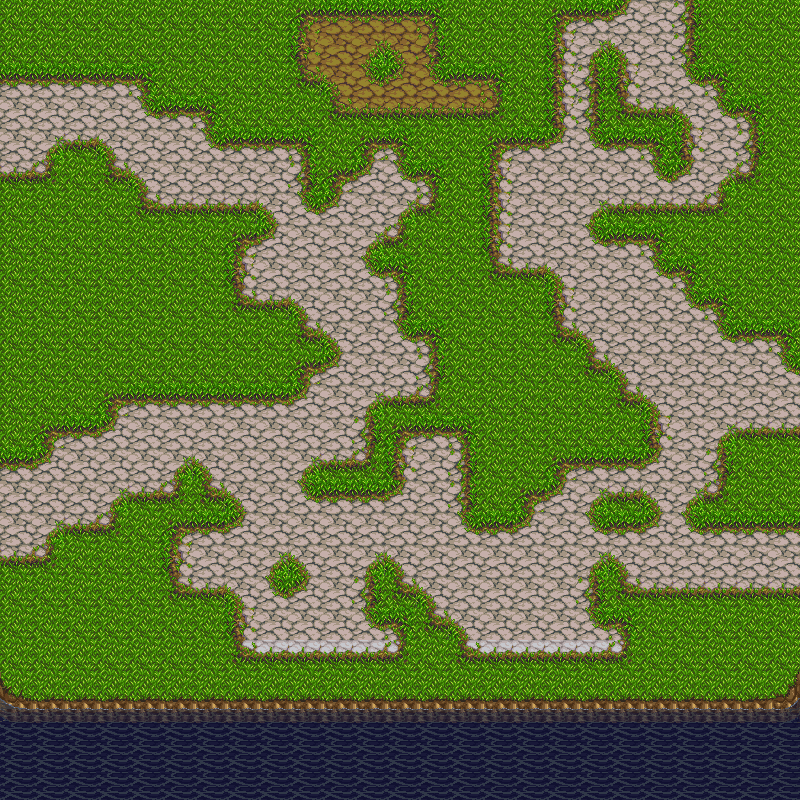

Below is a game level as drawn by its tile map, then a one-line description and the .tmx that defines it (tile-layer data replaced by summaries):
An orthogonal 25x25 tile map with 32x32 px tiles, 2 tile layers (Floor, Collision).

<map version="1.0" orientation="orthogonal" width="25" height="25" tilewidth="32" tileheight="32">
 <tileset firstgid="1" name="Basic" tilewidth="32" tileheight="32">
  <image source="tilesets/PathAndObjects.png" width="512" height="512" />
 </tileset>
 <layer name="Floor" width="25" height="25">
  <data>[625 cells, 625 non-empty, 37 distinct tile ids]</data>
 </layer>
 <layer name="Collision" width="25" height="25">
  <data>[625 cells, 0 non-empty, 0 distinct tile ids]</data>
 </layer>
</map>
